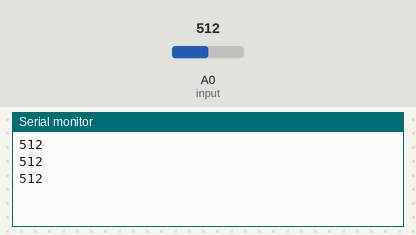
Bench run of a sketch on a simulated Arduino Uno, built with avr-gcc and run on an emulated ATmega328P. Shown: the last lines printed to the serial monitor. The test bench sets the inputs (shaded band); at power-on: A0 (input) = 512.

Above: at 1.3 s.
1.4 s: A0 (input) set to 716
At 1.9 s:
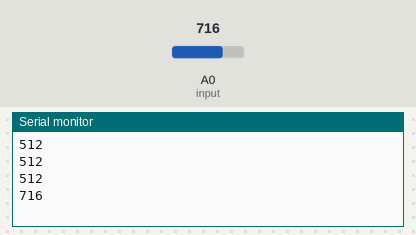
2.9 s: A0 (input) set to 900
At 3.4 s:
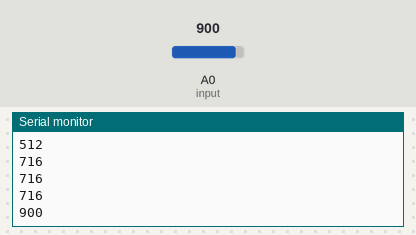
Timing chart, 0 to 5.9 s (numbered marks = the images above; inputs shaded):
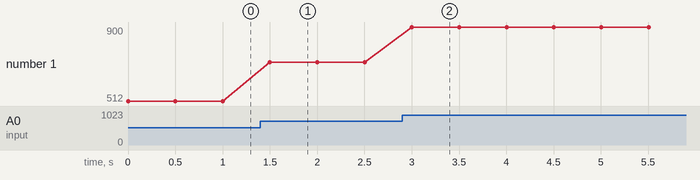

The sketch:

CNY70.ino
```cpp
// http://forum.arduino.cc/index.php?PHPSESSID=363paoco6fe4e6rf6vnq7uo580&topic=101156.0

int input = A0;
int val = 0;

void setup() {
  Serial.begin(9600);
  pinMode(input, INPUT);
}

void loop() {
  val = analogRead(input);
  Serial.println(val);
  delay(500);
}
```

Measured:
- after the input at 1.4 s, the serial monitor: prints a new line after 0.10 s (image 1)
- after the input at 2.9 s, the serial monitor: prints a new line after 0.10 s (image 2)
- plotted number 1: 512 → 716 after the input at 1.4 s, 716 → 900 after the input at 2.9 s
